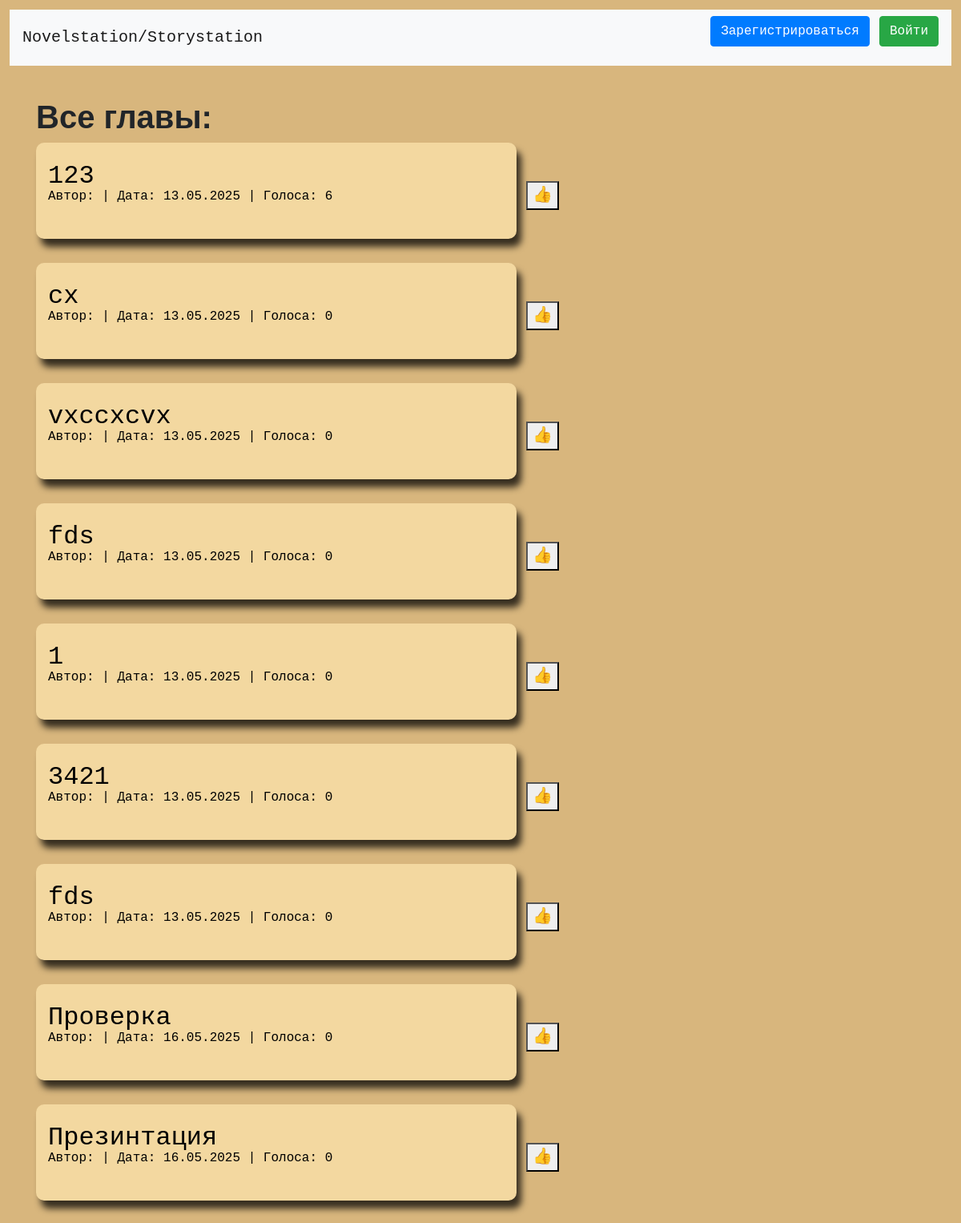
The page / on the database its author committed.
### data/chapters.py (models this page shows)
class Chapter(SqlAlchemyBase, UserMixin):
    __tablename__ = 'chapters'
    id = Column(Integer, primary_key=True)
    author_id = Column(Integer, ForeignKey("users.id"))
    state = Column(Integer, default=0)  # 0-первая глава 1-продолжениеб 2-концовка
    votes = Column(Integer, default=0)
    date = Column(DateTime, default=datetime.utcnow)
    content = Column(Text, nullable=False, default='')
    title = Column(Text, nullable=False)
    next = Column(ARRAY(Integer), nullable=True, default=json.dumps([]))

### server.py (the view)
@app.route('/')
def index():
    db_sess = db_session.create_session()
    chapters = [char for char in db_sess.query(Chapter).all() if char.state == 0]
    return render_template('index.html', chapters=chapters, title='Лента')

### data/db_session.py (called while the page is built)
def create_session() -> Session:
    global __factory
    return __factory()

### templates/index.html (shortened to what this page needs)
{% extends "base.html" %}
{% block head %}
<link rel="stylesheet" href="../static/base.css">
{% endblock %}
{% block content %}
<br>
<h1>Все главы:</h1>
{% for chapter in chapters %}
    <a href="/read/{{ chapter.id }}">
        <button class="editorSheet" style='overflow: hidden; border-radius: 10px; min-height: 10vw; max-height: 20vw'>
            <h2 style="margin-bottom: -10px">{{ chapter.title|safe }}</h2>
            <div style="overflow-wrap: anywhere">
                <small style="margin-top: -10px">Автор: {{ current_user.name|safe }} | Дата: {{ chapter.date.strftime('%d.%m.%Y') }} | Голоса: {{ chapter.votes|safe }}</small>
            </div>
        </button>
    </a>
    <a href="/vote/{{ chapter.id }}{{index}}">
        <button class="vote-btn">👍</button>
    </a>
    <br>
    <br>
{% endfor %}
{% endblock %}

### templates/base.html (shortened to what this page needs)
<!doctype html>
<html lang="ru">
<head>
    <link rel="stylesheet"
          href="https://stackpath.bootstrapcdn.com/bootstrap/4.4.1/css/bootstrap.min.css"
>
    {% block head %}{% endblock %}
</head>
<body>
<header>
    <nav class="navbar navbar-light bg-light">
        <a class="navbar-brand" href="/">Novelstation/Storystation</a>
        {% if current_user.is_authenticated %}
        <form action="/personal/{{ current_user.id }}">
            <button style="font-size: 30px" type="text" required>🖋</button>
        </form>
        <a class="navbar-brand" href="/profile/{{ current_user.id }}">{{ current_user.name }}</a>
        {% else %}
        <p>
            <a class="btn btn-primary " href="/register">Зарегистрироваться</a>
            <a class="btn btn-success" href="/login">Войти</a>
        </p>
        {% endif %}
    </nav>
</header>
<main role="main" class="container">
    <div style="margin-top: 10px">
    {% block content %}{% endblock %}
    </div>
</main>
</body>
</html>

### static/base.css (style rules this page uses)
body { text-align: left; margin: 1vw; font-family: Courier New, Courier, sans-serif; font-size: 20px; background-color: #d8b67d; }
.editorSheet { width: 50vw; min-height: 100vw; margin-left: 0; border: 0 solid; text-align: left; background-color: #f3d8a0; -webkit-box-shadow: 6px 10px 9px 0 rgba(0, 0, 0, 0.75); -moz-box-shadow: 6px 10px 9px 0 rgba(0, 0, 0, 0.75); box-shadow: 6px 10px 9px 0 rgba(0, 0, 0, 0.75); padding: 15px; }
h1 { font-size: 40px; font-family: Tahoma, sans-serif; font-weight: 900; }

### rows shown on the page
Chapter: title "123", date "13.05.2025", votes "6"
Chapter: title "cx", date "13.05.2025", votes "0"
Chapter: title "vxccxcvx", date "13.05.2025", votes "0"
Chapter: title "fds", date "13.05.2025", votes "0"
Chapter: title "1", date "13.05.2025", votes "0"
Chapter: title "3421", date "13.05.2025", votes "0"
Chapter: title "fds", date "13.05.2025", votes "0"
Chapter: title "Проверка", date "16.05.2025", votes "0"
Chapter: title "Презинтация", date "16.05.2025", votes "0"
